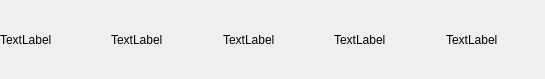
<?xml version="1.0" encoding="UTF-8"?>
<ui version="4.0">
 <class>PlaylistItemWidget</class>
 <widget class="QWidget" name="PlaylistItemWidget">
  <property name="geometry">
   <rect>
    <x>0</x>
    <y>0</y>
    <width>545</width>
    <height>79</height>
   </rect>
  </property>
  <property name="windowTitle">
   <string>Form</string>
  </property>
  <widget class="QWidget" name="horizontalLayoutWidget">
   <property name="geometry">
    <rect>
     <x>0</x>
     <y>0</y>
     <width>551</width>
     <height>80</height>
    </rect>
   </property>
   <layout class="QHBoxLayout" name="horizontalLayout">
    <item>
     <widget class="QLabel" name="labelIcon">
      <property name="text">
       <string>TextLabel</string>
      </property>
     </widget>
    </item>
    <item>
     <widget class="QLabel" name="labelName">
      <property name="text">
       <string>TextLabel</string>
      </property>
     </widget>
    </item>
    <item>
     <widget class="QLabel" name="labelArtist">
      <property name="text">
       <string>TextLabel</string>
      </property>
     </widget>
    </item>
    <item>
     <widget class="QLabel" name="labelDuration">
      <property name="text">
       <string>TextLabel</string>
      </property>
     </widget>
    </item>
    <item>
     <widget class="QLabel" name="labelDate">
      <property name="text">
       <string>TextLabel</string>
      </property>
     </widget>
    </item>
   </layout>
  </widget>
 </widget>
 <resources/>
 <connections/>
</ui>
